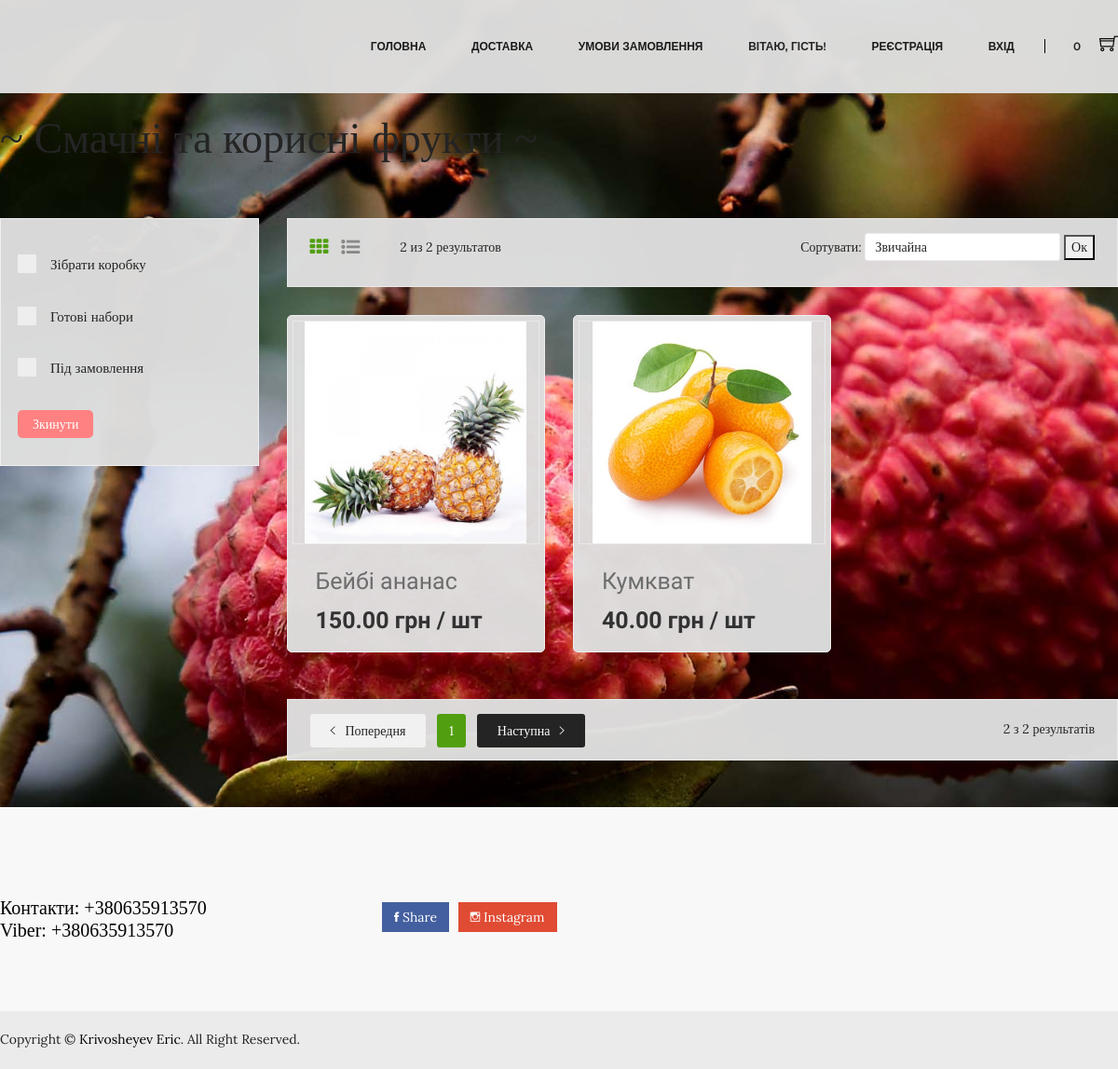
The page / on the database its author committed.
### shop/shop/main/models.py (models this page shows, shortened)
class Category(models.Model):
    name = models.CharField(max_length=100)
    slug = models.SlugField(max_length=100)

class Product(models.Model):
    category = models.ForeignKey('Category' , on_delete= models.DO_NOTHING )
    title = models.CharField(max_length=100)
    price = models.DecimalField(max_digits=9, decimal_places=2)
    slug = models.SlugField()
    description = models.TextField()
    image = models.ImageField(upload_to=image_folder)
    available = models.BooleanField(default=True)
    objects= ProductManager()
    def get_absolute_url(self):
        return reverse('product_detail',kwargs={'product_slug': self.slug})

### shop/shop/main/views.py (the view)
# urls.py: path('', base_view, name='base'),
def base_view(request):
    request.session['check_qty'] = 1
    cart = try_session(request)
    products= checked_products(request)
    main= MainLogo.objects.all()
    c =  count(cart)
    list_qty=[i+1 for i in range(len(products))]
    if(len(products)< request.session['check_list']):
        request.session['check_list']= 1
    elif (len(products)< request.session['check_list']):
        request.session['check_list']= len(products)
    products = products[request.session['check_list'] - 1]
    context ={
        'list_qty' : list_qty,
        'min_price' : round(min_price() + 0.5),
        'max_price': round(max_price() + 0.5),
        'c':c,
        'main' : main,
        'categories' : get_categories(),
        'products': products,
        'cart' : cart
    }
    return render(request,'wrapper.html', context)

### shop/shop/main/models.py (called while the page is built)
    def all(self, *args, **kwargs):
        return super(ProductManager, self).get_queryset().filter(available=True)

### shop/shop/main/views.py (called while the page is built)
def min_price():
    products = Product.objects.all()
    min_price = products[0].price
    for product in products[1:]:
        if min_price > product.price:
            min_price = product.price
    return  float(min_price)

def max_price():
    products = Product.objects.all()
    max_price = products[0].price
    for product in products[1:]:
        if max_price < product.price:
            max_price = product.price
    return  float(max_price)

def check_len():
    len_of = len(Product.objects.all())
    return len_of

def default_check(request):
    request.session['check_qty'] = 20
    request.session['check_category'] = ['all']
    request.session['check_sort'] = 'default'
    request.session['check_price_min'] = round(min_price() + 0.5)
    request.session['check_price_max'] = round(max_price() + 0.5)
    request.session['check_list']= 1

def try_session (request):
    try:
        cart_id = request.session['cart_id']
        cart = Cart.objects.get(id=cart_id)
        request.session['total'] = cart.item.count()
        if not request.session['check_qty']:
            default_check(request)
        if not request.session['check_list']:
            request.session['check_list'] = check_len()
    except:
        cart = Cart()
        cart.save()
        cart_id = cart.id
        request.session['cart_id'] = cart_id
        default_check(request)
        request.session['check_len'] = check_len()
        cart = Cart.objects.get(id=cart_id)
    return cart

def get_categories():
    return Category.objects.all()

def count(cart) :
    total = 0
    for item_on_cart in cart.item.all():
        if int(item_on_cart.qty) :
            total += item_on_cart.qty
    return total

### main/templates/wrapper.html (shortened to what this page needs)
<!doctype html>
<html lang="en">
<head>
    {% load static %}
    {% load staticfiles %}
         <link rel="stylesheet" href="{% static '/css/bootstrap.min.css' %}">
        <link rel="stylesheet" href="{% static '/css/animate.css' %}">
        <link rel="stylesheet" href="{% static '/css/owl.carousel.min.css' %}">
        <link rel="stylesheet" href="{% static '/css/slick.css' %}">
        <link rel="stylesheet" href="{% static '/css/chosen.min.css' %}">
        <link rel="stylesheet" href="{% static '/css/font-awesome.min.css' %}">
        <link rel="stylesheet" href="{% static  '/css/themify-icons.css' %}">
        <link rel="stylesheet" href="{% static '/css/ionicons.min.css' %}">
		<link rel="stylesheet" href="{% static '/css/jquery-ui.css' %}">
        <link rel="stylesheet" href="{% static '/css/meanmenu.min.css' %}">
        <link rel="stylesheet" href="{% static '/css/style.css' %}">
        <link rel="stylesheet" href="{% static '/css/responsive.css' %}">
        <link rel="stylesheet" href="{% static 'css/wrapper.css' %}">
</head>
<body class = "bg-img" >
{% include "header.html" %}
{% block content %}
            <br>
            <div class="cont">
               <div class="main-text-area">
                <h1>~ Смачні та корисні фрукти ~</h1>
            </div>
            </div>
            <div class="shop-page-area  ptb-50">
            <div class=" cont content">
                <div class="row flex-row">
                    <div class="col-lg-3 ">
                        <div class="shop-sidebar-wrapper gray-bg-7 theme-bg shop-sidebar-mrg ">
                            <div class="shop-widget">
                                <div class="shop-catigory">
                                    <form method="GET" action="checked_base">
                                     <br>
                                        {% for category in categories %}
                                            <label class="containerCheck" id="label-{{ category.slug }}" >{{ category.name }}
                                            <span class="checkmark"></span>
                                            </label>
                                    <br>
                                        {% endfor %}
                                                <button type="button" class="un-button un" >Зкинути</button>
                                    </form>
                                </div>
                            </div>
                    </div>
                </div>
                    <div class="col-lg-9 " >
                        <div class="shop-topbar-wrapper theme-bg ">
                            <div class="shop-topbar-left ">
                                <ul class="view-mode">
                                    <li class="active"><a href="#product-grid" data-view="product-grid"><i class="fa fa-th"></i></a></li>
                                    <li><a href="#product-list" data-view="product-list"><i class="fa fa-list-ul"></i></a></li>
                                </ul>
                                <p class="text-right">{% if request.session.check_qty <= request.session.check_len %} {{ request.session.check_qty }} {% else %} {{ request.session.check_len }} {% endif %} из {{ request.session.check_len }} результатов  </p>
                            </div>
                                <div class="product-sorting-wrapper">
                            </div>
                            <div class="product-show shorting-style">
                                            <p class="range-inline" >Сортувати:</p>
                                        <select id="check-sort" class="range-inline" >
                                            <option value="default">Звичайна</option>
                                        </select>
                                        <button type="button" class="ok_but check-button">Ок</button>
                            </div>
                        </div>
                        <div class="grid-list-product-wrapper ">
                            <div class="product-grid product-view pb-20">
                                <div class="row">
                                    {% for product in products %}
                                       <div class="product-width col-xl-4 col-lg-4 col-md-4 col-sm-6 col-12 mb-30 ">
                                        <div class="product-wrapper theme-bg">
                                            <div class="product-img">
                                                <a href="{{ product.get_absolute_url }}" >
                                                    <img alt="" src="{{ product.image.url }}" >
                                                </a>
                                                <div class="product-action">
                                                </div>
                                            </div>
                                            <div class="product-content text-left">
												<div class="product-hover-style">
													<div class="product-title">
														<h4>
															<a style="font-size: 25px" href="{{ product.get_absolute_url }}">{{ product.title }}</a>
														</h4>
													</div>
												</div>
												<div class="product-price-wrapper">
													<span style="font-size: 25px">{{ product.price }} грн /{% if '1' == product.quantity %}{% else %} {{ product.quantity }}  {% endif %} шт</span>
                                                      												</div>
											</div>
                                        </div>
                                    </div>
                                    {% endfor %}
                                </div>
                            </div>
                            </div>
                            <div class="pagination-total-pages theme-bg">
                                <div class="pagination-style">
                                    <ul>
                                        <li><a class="prev-next prev check-button" href="#"><i class="ion-ios-arrow-left"></i> Попередня</a></li>
                                        {% for i in list_qty %}
                                            {% if i == request.session.check_list %}
                                                <li><a class="check-button active list_n" href="#">{{ i }}</a></li>
                                            {% else %}
                                                <li><a class="check-button list_n" href="#">{{ i }}</a></li>
                                            {% endif %}
                                        {% endfor %}
                                        <li><a class="prev-next next check-button" href="#">Наступна<i class="ion-ios-arrow-right"></i> </a></li>
                                    </ul>
                                </div>
                                <div class="total-pages" >
                                      <p class="text-right">{% if request.session.check_qty <= request.session.check_len %} {{ request.session.check_qty }} {% else %} {{ request.session.check_len }} {% endif %} з {{ request.session.check_len }} результатів  </p>
                                </div>
                            </div>
                    </div>
            </div>
        </div>
        </div>
{% endblock content %}
<div>
    <footer class=" pt-75 gray-bg-3 "  id="footer" >
            <div class="gray-bg-3 pb-35">
                <div class="cont">
                    <div class="row">
						<div class="col-lg-4 col-md-4 col-sm-12">
                            <div class="footer-widget mb-40">
                                <div class="footer-title mb-25">
                                    <br>
                                <h4>Контакти: +380635913570 </h4>
                                <h4> Viber:  +380635913570</h4>
                                </div>
                            </div>
                            </div>
                            <div class="col-lg-8 col-md-8 col-sm-12">
                            <div class="pro-dec-social">
                                <ul>
                                    <li><a class="share" href="https://www.facebook.com/ekzotikfruits/"><i class="ion-social-facebook"></i> Share</a></li>
                                      <li><a class="google" href="https://www.instagram.com/ekzotik_fruits/"><i class="ion-social-instagram-outline"></i> Instagram</a></li>
                                </ul>
                            </div>
                            </div>
                    </div>
                </div>
            </div>
            <div class="footer-bottom pb-25 pt-25 gray-bg-2">
                <div class="cont">
                    <div class="row">
                        <div class="col-md-6">
                            <div class="copyright">
                                <p>Copyright © <a href="#">Krivosheyev Eric</a>. All Right Reserved.</p>
                            </div>
                        </div>
                        <div class="col-md-6">
                        </div>
                    </div>
                </div>
            </div>
        </footer>
</div>
</body>
</html>

### main/templates/header.html (shortened to what this page needs)
{% load static %}
{% load staticfiles %}
<header class="header-area theme-bg clearfix"  >
            <div class="header-bottom">
                <div class="cont" >
                    <div class="row">
                        <div class="col-lg-3 col-md-4 col-6">
                        </div>
                        <div class="col-lg-9 col-md-8 col-6">
                            <div class="header-bottom-right">
                                <div class="main-menu">
                                    <nav>
                                        <ul>
                                            <li><a href="{% url 'base' %}">Головна</a></li>
                                            <li><a href="{% url 'base' %}">Доставка</a></li>
                                            <li><a href="{% url 'delivery_terms' %}">Умови замовлення</a></li>
                                            {% if not request.user.is_authenticated %}
                                            <li><a > Вітаю, гість!</a></li>
                                            <li><a href="{% url 'registration' %}">Реєстрація</a></li>
                                            <li><a href="{% url 'login' %}">Вхід</a></li>
                                            {% else %}
                                            <li><a href="{% url 'user_account' %}">Власний кабінет</a></li>
                                            <li><a href="{% url 'logout' %}">Вийти</a></li>
                                            {% endif %}
                                        </ul>
                                    </nav>
                                </div>
                                <div class="header-currency">
                                    <span class="digit cart_count">{{ c }} </span>
                                </div>
                                <div class="header-cart">
                                    <a href="{% url 'cart' %}">
                                        <div class="cart-icon">
                                            <i class="ti-shopping-cart"></i>
                                        </div>
                                    </a>
                                </div>
                            </div>
                        </div>
                    </div>
            </div>
        </div>
</header>

### rows shown on the page
Category: name "Зібрати коробку"
Category: name "Готові набори"
Category: name "Під замовлення"
Product: image (picture), title "Бейбі ананас", price "150.00"
Product: image (picture), title "Кумкват", price "40.00"

### other values the page prints
{{ c }} "0"
{{ request.session.check_len }} "2"
{{ i }} "1"
